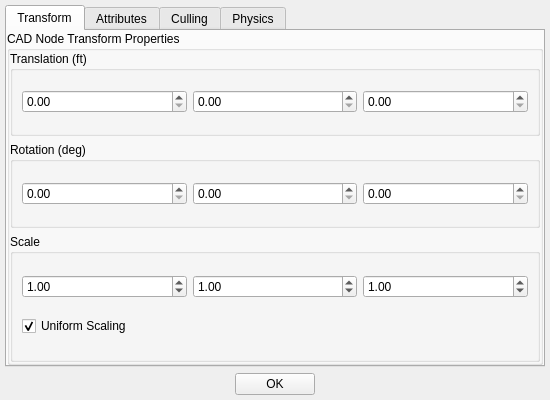
<?xml version="1.0" encoding="UTF-8"?>
<ui version="4.0">
 <class>initializePhysics</class>
 <widget class="QDialog" name="initializePhysics">
  <property name="geometry">
   <rect>
    <x>0</x>
    <y>0</y>
    <width>550</width>
    <height>400</height>
   </rect>
  </property>
  <property name="windowTitle">
   <string>CAD Properties</string>
  </property>
  <property name="windowIcon">
   <iconset>
    <normaloff>../icons/ve_icon16x16.xpm</normaloff>../icons/ve_icon16x16.xpm</iconset>
  </property>
  <layout class="QVBoxLayout" name="verticalLayout">
   <property name="margin">
    <number>5</number>
   </property>
   <item>
    <widget class="QTabWidget" name="cadTabs">
     <property name="currentIndex">
      <number>0</number>
     </property>
     <widget class="QWidget" name="transformTab">
      <attribute name="title">
       <string>Transform</string>
      </attribute>
      <layout class="QHBoxLayout" name="horizontalLayout">
       <property name="margin">
        <number>0</number>
       </property>
       <item>
        <widget class="QGroupBox" name="groupBox">
         <property name="title">
          <string>CAD Node Transform Properties</string>
         </property>
         <layout class="QVBoxLayout" name="verticalLayout_2" stretch="2,2,3">
          <property name="margin">
           <number>0</number>
          </property>
          <item>
           <widget class="QGroupBox" name="groupBox_2">
            <property name="title">
             <string>Translation (ft)</string>
            </property>
            <layout class="QHBoxLayout" name="horizontalLayout_2">
             <item>
              <widget class="QDoubleSpinBox" name="translationX"/>
             </item>
             <item>
              <widget class="QDoubleSpinBox" name="translationY"/>
             </item>
             <item>
              <widget class="QDoubleSpinBox" name="translationZ"/>
             </item>
            </layout>
           </widget>
          </item>
          <item>
           <widget class="QGroupBox" name="groupBox_3">
            <property name="title">
             <string>Rotation (deg)</string>
            </property>
            <layout class="QHBoxLayout" name="horizontalLayout_3">
             <item>
              <widget class="QDoubleSpinBox" name="rotationX"/>
             </item>
             <item>
              <widget class="QDoubleSpinBox" name="rotationY"/>
             </item>
             <item>
              <widget class="QDoubleSpinBox" name="rotationZ"/>
             </item>
            </layout>
           </widget>
          </item>
          <item>
           <widget class="QGroupBox" name="groupBox_4">
            <property name="title">
             <string>Scale</string>
            </property>
            <layout class="QVBoxLayout" name="verticalLayout_3">
             <item>
              <layout class="QHBoxLayout" name="horizontalLayout_5">
               <item>
                <widget class="QDoubleSpinBox" name="scaleX">
                 <property name="decimals">
                  <number>2</number>
                 </property>
                 <property name="value">
                  <double>1.000000000000000</double>
                 </property>
                </widget>
               </item>
               <item>
                <widget class="QDoubleSpinBox" name="scaleY">
                 <property name="value">
                  <double>1.000000000000000</double>
                 </property>
                </widget>
               </item>
               <item>
                <widget class="QDoubleSpinBox" name="scaleZ">
                 <property name="value">
                  <double>1.000000000000000</double>
                 </property>
                </widget>
               </item>
              </layout>
             </item>
             <item>
              <widget class="QCheckBox" name="uniformScaling">
               <property name="text">
                <string>Uniform Scaling</string>
               </property>
               <property name="checked">
                <bool>true</bool>
               </property>
              </widget>
             </item>
            </layout>
           </widget>
          </item>
         </layout>
        </widget>
       </item>
      </layout>
     </widget>
     <widget class="QWidget" name="attributesTab">
      <attribute name="title">
       <string>Attributes</string>
      </attribute>
      <layout class="QHBoxLayout" name="horizontalLayout_6">
       <property name="margin">
        <number>0</number>
       </property>
       <item>
        <widget class="QGroupBox" name="groupBox_5">
         <property name="title">
          <string>CAD Node Attributes</string>
         </property>
         <layout class="QHBoxLayout" name="horizontalLayout_7" stretch="5,5">
          <property name="margin">
           <number>0</number>
          </property>
          <item>
           <widget class="QGroupBox" name="groupBox_6">
            <property name="title">
             <string>Attribute Type</string>
            </property>
            <layout class="QVBoxLayout" name="verticalLayout_4">
             <item>
              <widget class="QComboBox" name="attributeTypeBox"/>
             </item>
             <item>
              <spacer name="verticalSpacer">
               <property name="orientation">
                <enum>Qt::Vertical</enum>
               </property>
               <property name="sizeHint" stdset="0">
                <size>
                 <width>20</width>
                 <height>70</height>
                </size>
               </property>
              </spacer>
             </item>
             <item>
              <widget class="QPushButton" name="addButton">
               <property name="text">
                <string>Add...</string>
               </property>
              </widget>
             </item>
             <item>
              <widget class="QPushButton" name="removeButton">
               <property name="text">
                <string>Remove...</string>
               </property>
              </widget>
             </item>
             <item>
              <widget class="QPushButton" name="restoreDefaultsButton">
               <property name="text">
                <string>Restore Defaults</string>
               </property>
              </widget>
             </item>
            </layout>
           </widget>
          </item>
          <item>
           <widget class="QGroupBox" name="groupBox_7">
            <property name="title">
             <string>Available Attributes</string>
            </property>
            <layout class="QHBoxLayout" name="horizontalLayout_8">
             <item>
              <widget class="QListWidget" name="attributeList"/>
             </item>
            </layout>
           </widget>
          </item>
         </layout>
        </widget>
       </item>
      </layout>
     </widget>
     <widget class="QWidget" name="culling">
      <attribute name="title">
       <string>Culling</string>
      </attribute>
      <layout class="QVBoxLayout" name="verticalLayout_5">
       <item>
        <widget class="QGroupBox" name="groupBox_8">
         <property name="title">
          <string>Occlusion Culling Settings</string>
         </property>
         <layout class="QHBoxLayout" name="horizontalLayout_9">
          <item>
           <spacer name="horizontalSpacer_3">
            <property name="orientation">
             <enum>Qt::Horizontal</enum>
            </property>
            <property name="sizeHint" stdset="0">
             <size>
              <width>189</width>
              <height>20</height>
             </size>
            </property>
           </spacer>
          </item>
          <item>
           <widget class="QGroupBox" name="groupBox_9">
            <property name="minimumSize">
             <size>
              <width>100</width>
              <height>0</height>
             </size>
            </property>
            <property name="title">
             <string>Culling Settings</string>
            </property>
            <layout class="QVBoxLayout" name="verticalLayout_6">
             <item>
              <widget class="QRadioButton" name="cullingOff">
               <property name="text">
                <string>Off</string>
               </property>
               <property name="checked">
                <bool>true</bool>
               </property>
              </widget>
             </item>
             <item>
              <widget class="QRadioButton" name="cullingLow">
               <property name="text">
                <string>Low</string>
               </property>
              </widget>
             </item>
             <item>
              <widget class="QRadioButton" name="cullingMedium">
               <property name="text">
                <string>Medium</string>
               </property>
              </widget>
             </item>
             <item>
              <widget class="QRadioButton" name="cullingHigh">
               <property name="text">
                <string>High</string>
               </property>
              </widget>
             </item>
             <item>
              <spacer name="verticalSpacer_2">
               <property name="orientation">
                <enum>Qt::Vertical</enum>
               </property>
               <property name="sizeHint" stdset="0">
                <size>
                 <width>20</width>
                 <height>154</height>
                </size>
               </property>
              </spacer>
             </item>
            </layout>
           </widget>
          </item>
          <item>
           <spacer name="horizontalSpacer_4">
            <property name="orientation">
             <enum>Qt::Horizontal</enum>
            </property>
            <property name="sizeHint" stdset="0">
             <size>
              <width>189</width>
              <height>20</height>
             </size>
            </property>
           </spacer>
          </item>
         </layout>
        </widget>
       </item>
      </layout>
     </widget>
     <widget class="QWidget" name="physics">
      <attribute name="title">
       <string>Physics</string>
      </attribute>
      <layout class="QGridLayout" name="gridLayout">
       <property name="spacing">
        <number>10</number>
       </property>
       <item row="0" column="0">
        <spacer name="horizontalSpacer_5">
         <property name="orientation">
          <enum>Qt::Horizontal</enum>
         </property>
         <property name="sizeHint" stdset="0">
          <size>
           <width>70</width>
           <height>20</height>
          </size>
         </property>
        </spacer>
       </item>
       <item row="0" column="1">
        <widget class="QGroupBox" name="groupBox_10">
         <property name="minimumSize">
          <size>
           <width>350</width>
           <height>0</height>
          </size>
         </property>
         <property name="title">
          <string>Physics Properties</string>
         </property>
         <layout class="QVBoxLayout" name="verticalLayout_10">
          <item>
           <layout class="QHBoxLayout" name="horizontalLayout_10">
            <item>
             <widget class="QGroupBox" name="groupBox_11">
              <property name="title">
               <string>Mass</string>
              </property>
              <layout class="QVBoxLayout" name="verticalLayout_7">
               <item>
                <widget class="QDoubleSpinBox" name="physicsMass">
                 <property name="value">
                  <double>1.000000000000000</double>
                 </property>
                </widget>
               </item>
              </layout>
             </widget>
            </item>
            <item>
             <widget class="QGroupBox" name="groupBox_12">
              <property name="title">
               <string>Friction</string>
              </property>
              <layout class="QVBoxLayout" name="verticalLayout_8">
               <item>
                <widget class="QDoubleSpinBox" name="physicsFriction"/>
               </item>
              </layout>
             </widget>
            </item>
            <item>
             <widget class="QGroupBox" name="groupBox_13">
              <property name="title">
               <string>Restitution</string>
              </property>
              <layout class="QVBoxLayout" name="verticalLayout_9">
               <item>
                <widget class="QDoubleSpinBox" name="physicsRestitution"/>
               </item>
              </layout>
             </widget>
            </item>
           </layout>
          </item>
          <item>
           <spacer name="verticalSpacer_3">
            <property name="orientation">
             <enum>Qt::Vertical</enum>
            </property>
            <property name="sizeHint" stdset="0">
             <size>
              <width>20</width>
              <height>64</height>
             </size>
            </property>
           </spacer>
          </item>
         </layout>
        </widget>
       </item>
       <item row="0" column="2">
        <spacer name="horizontalSpacer_6">
         <property name="orientation">
          <enum>Qt::Horizontal</enum>
         </property>
         <property name="sizeHint" stdset="0">
          <size>
           <width>70</width>
           <height>20</height>
          </size>
         </property>
        </spacer>
       </item>
       <item row="1" column="0" colspan="3">
        <layout class="QHBoxLayout" name="horizontalLayout_11">
         <property name="spacing">
          <number>10</number>
         </property>
         <item>
          <widget class="QGroupBox" name="groupBox_14">
           <property name="title">
            <string>Motion Type</string>
           </property>
           <layout class="QVBoxLayout" name="verticalLayout_11">
            <item>
             <widget class="QRadioButton" name="motionNone">
              <property name="text">
               <string>None</string>
              </property>
              <property name="checked">
               <bool>true</bool>
              </property>
             </widget>
            </item>
            <item>
             <widget class="QRadioButton" name="motionStatic">
              <property name="text">
               <string>Static</string>
              </property>
             </widget>
            </item>
            <item>
             <widget class="QRadioButton" name="motionDynamic">
              <property name="text">
               <string>Dynamic</string>
              </property>
             </widget>
            </item>
           </layout>
          </widget>
         </item>
         <item>
          <widget class="QGroupBox" name="groupBox_15">
           <property name="title">
            <string>LOD Type</string>
           </property>
           <layout class="QVBoxLayout" name="verticalLayout_12">
            <item>
             <widget class="QRadioButton" name="lodTypeNone">
              <property name="text">
               <string>None</string>
              </property>
              <property name="checked">
               <bool>true</bool>
              </property>
             </widget>
            </item>
            <item>
             <widget class="QRadioButton" name="lodTypeOverall">
              <property name="text">
               <string>Overall</string>
              </property>
             </widget>
            </item>
            <item>
             <widget class="QRadioButton" name="lodTypeCompound">
              <property name="text">
               <string>Compound</string>
              </property>
             </widget>
            </item>
           </layout>
          </widget>
         </item>
         <item>
          <widget class="QGroupBox" name="groupBox_16">
           <property name="title">
            <string>Mesh Type</string>
           </property>
           <layout class="QVBoxLayout" name="verticalLayout_13">
            <item>
             <widget class="QRadioButton" name="meshTypeNone">
              <property name="text">
               <string>None</string>
              </property>
              <property name="checked">
               <bool>true</bool>
              </property>
             </widget>
            </item>
            <item>
             <widget class="QRadioButton" name="meshTypeBox">
              <property name="text">
               <string>Box</string>
              </property>
             </widget>
            </item>
            <item>
             <widget class="QRadioButton" name="meshTypeSphere">
              <property name="text">
               <string>Sphere</string>
              </property>
             </widget>
            </item>
            <item>
             <widget class="QRadioButton" name="meshTypeCylinder">
              <property name="text">
               <string>Cylinder</string>
              </property>
             </widget>
            </item>
            <item>
             <widget class="QRadioButton" name="meshTypeMesh">
              <property name="text">
               <string>Mesh</string>
              </property>
             </widget>
            </item>
           </layout>
          </widget>
         </item>
         <item>
          <widget class="QGroupBox" name="groupBox_17">
           <property name="title">
            <string>Mesh Decimation</string>
           </property>
           <layout class="QVBoxLayout" name="verticalLayout_14">
            <item>
             <widget class="QRadioButton" name="meshDecimationExact">
              <property name="text">
               <string>Exact</string>
              </property>
              <property name="checked">
               <bool>true</bool>
              </property>
             </widget>
            </item>
            <item>
             <widget class="QRadioButton" name="meshDecimationLow">
              <property name="text">
               <string>Low</string>
              </property>
             </widget>
            </item>
            <item>
             <widget class="QRadioButton" name="meshDecimationMedium">
              <property name="text">
               <string>Medium</string>
              </property>
             </widget>
            </item>
            <item>
             <widget class="QRadioButton" name="meshDecimationHigh">
              <property name="text">
               <string>High</string>
              </property>
             </widget>
            </item>
           </layout>
          </widget>
         </item>
        </layout>
       </item>
      </layout>
     </widget>
    </widget>
   </item>
   <item>
    <layout class="QHBoxLayout" name="horizontalLayout_4">
     <item>
      <spacer name="horizontalSpacer">
       <property name="orientation">
        <enum>Qt::Horizontal</enum>
       </property>
       <property name="sizeHint" stdset="0">
        <size>
         <width>40</width>
         <height>20</height>
        </size>
       </property>
      </spacer>
     </item>
     <item>
      <widget class="QPushButton" name="okButton">
       <property name="text">
        <string>OK</string>
       </property>
      </widget>
     </item>
     <item>
      <spacer name="horizontalSpacer_2">
       <property name="orientation">
        <enum>Qt::Horizontal</enum>
       </property>
       <property name="sizeHint" stdset="0">
        <size>
         <width>40</width>
         <height>20</height>
        </size>
       </property>
      </spacer>
     </item>
    </layout>
   </item>
  </layout>
 </widget>
 <resources/>
 <connections>
  <connection>
   <sender>okButton</sender>
   <signal>clicked()</signal>
   <receiver>initializePhysics</receiver>
   <slot>close()</slot>
   <hints>
    <hint type="sourcelabel">
     <x>278</x>
     <y>379</y>
    </hint>
    <hint type="destinationlabel">
     <x>349</x>
     <y>380</y>
    </hint>
   </hints>
  </connection>
 </connections>
</ui>
